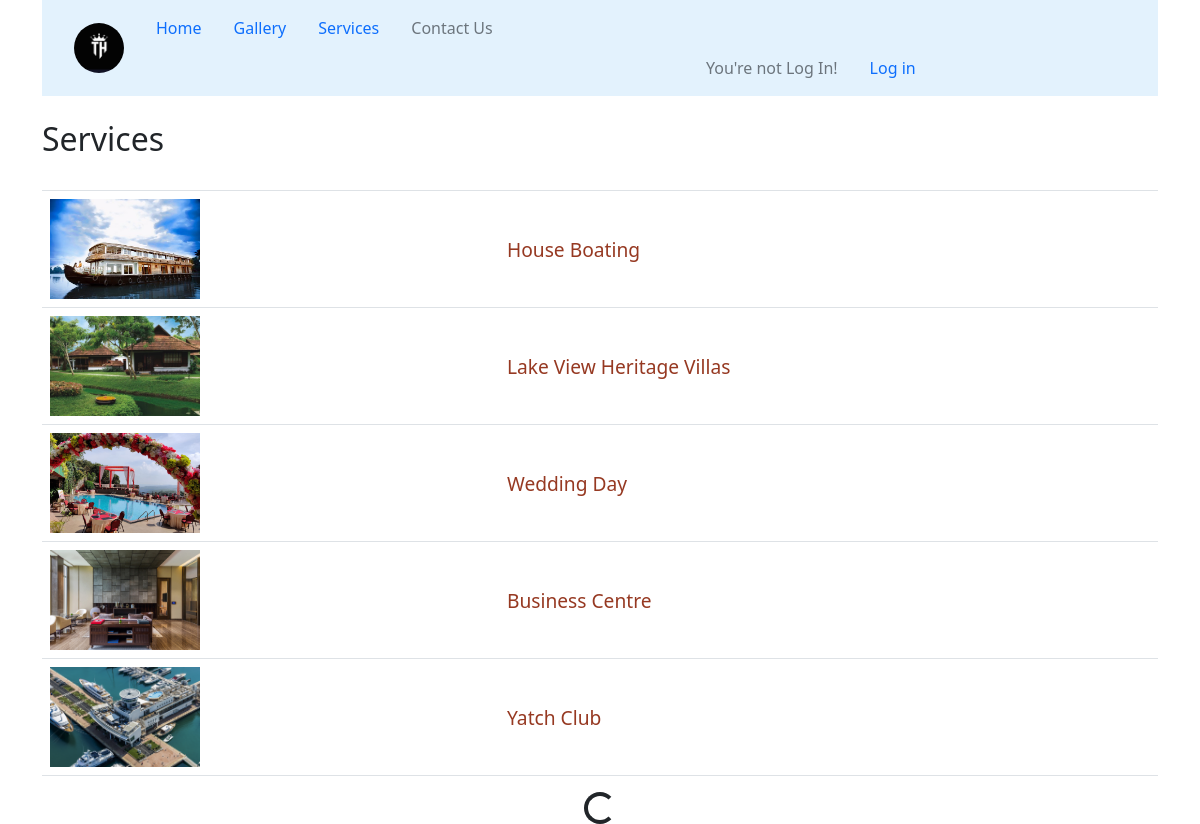
Page /services/endless?page=2 on the earlier database version.
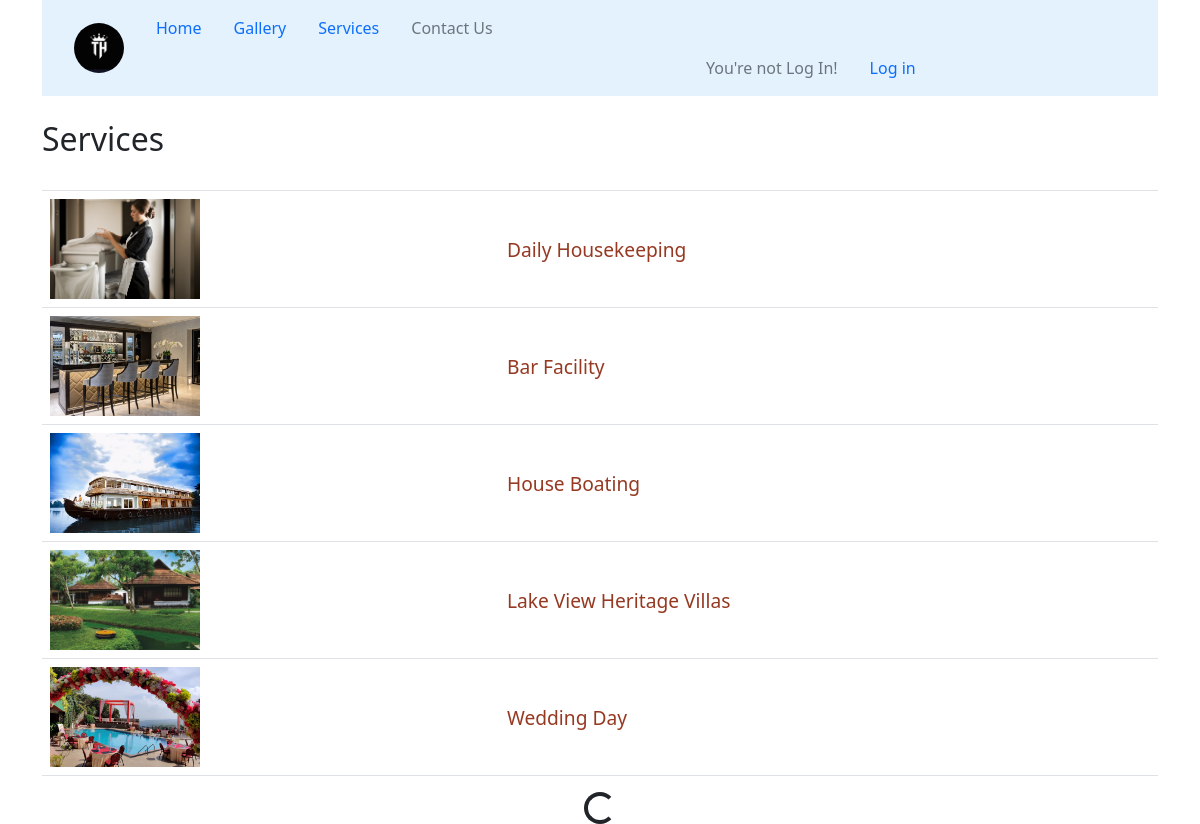
Same page on the later database version.
### Apps/Services/models.py (models this page shows, shortened)
class Services(models.Model):
    name = models.CharField(max_length=40)
    slug = models.SlugField(unique=True, default=name)
    discription = RichTextField(null=True)
    create_time = DateTimeField(blank=True, auto_now_add=True)
    last_used_time = DateTimeField(null=True, blank=True)

class Images(models.Model):
    number = models.ForeignKey(Services, on_delete=models.CASCADE)
    images = models.ImageField(upload_to="service_images", max_length=256)

### Apps/Services/views.py (the view)
# urls.py: path('endless', views.EndlessScroll.as_view(), name='infinity'),
class EndlessScroll(ListView):
    model = Services
    template_name = 'services/endless_service.html'
    context_object_name = 'resort_services'
    paginate_by = 5
    ordering = ['-create_time']

### templates/services/endless_service.html (shortened to what this page needs)
<html>
    <head>
        {% load static %}
        <link rel="stylesheet" href="https://stackpath.bootstrapcdn.com/bootstrap/4.3.1/css/bootstrap.min.css">
        <link rel="stylesheet" type="text/css" href="{% static 'assets/css/bootstrap.min.css' %}">
        <link rel="stylesheet" type="text/css" href="{% static 'mine/css/style.css' %}">
    </head>
    <body>
    <div class="container">
        <nav class="navbar navbar-expand-lg navbar-light" style="background-color: #e3f2fd;">
            <a class="navbar-brand" href="{% url 'Authentication:index' %}"><img class="rounded-circle ms-3" alt="" style="width: 50px;height: 50px;"></a>
            <ul class="nav-bar nav">
                <li class="nav-item">
                    <a class="nav-link" href="{% url 'Authentication:index' %}">Home</a>
                </li>
                    <li class="nav-item">
                        <a class="nav-link" href="{% url 'service:infinity' %}">Gallery</a>
                    </li>
                <li class="nav-item">
                    <a class="nav-link" href="{% url 'service:lists' %}">Services</a>
                </li>
                <li class="nav-item">
                    <a class="nav-link disabled" href="#">Contact Us</a>
                </li>
                {% if user.is_authenticated %}
                <li class="nav-item" style="margin-left:550px;">
                        <a class="nav-link disabled" href="#">Hi {{ user.username | capfirst}}!</a>
                    </li>
                <li class="nav-item" >
                        <a class="nav-link" href="{% url 'logout' %}?next={{ request.get_full_path }}">Log Out</a>
                </li>
                {% else %}
                    <li class="nav-item" style="margin-left:550px;">
                        <a class="nav-link disabled" href="#">You're not Log In!</a>
                    </li>
                    <li class="nav-item" >
                        <a class="nav-link" href="{% url 'login' %}?next={{ request.get_full_path }}">Log in</a>
                    </li>
                {% endif %}
             </ul>
        </nav>
    </div>
    <div class="container">
    <br> <h2>Services</h2> <br>
        <table class="table infinite-container">
            {% if resort_services %}
            {% for list in resort_services %}
            <tr class="infinite-item">
                <td>
                    {% if list.images_set.all %}
                        <img src="{{ list.images_set.first.images.url }}" alt="img" class="list-img">
                    {% else %}
                        <p>No Images available!!</p>
                    {% endif %}
                </td>
                <td class=" align-middle"><a class="elements" href="{% url 'service:data' list.slug %}">{{ list.name }}</a></td>
            </tr>
            {% endfor %}
            {% else %}
            <tr>
                <th> <strong>No Data Available!</strong></th>
            </tr>
            {% endif %}
        </table>
    </div>
                <div class="d-flex justify-content-center" style="display:none;">
                    <div class="spinner-border" role="status">
                    </div>
                </div>
    </body>
</html>

Differences in the rows shown:
no longer on this page (row edited): Services: images_set.first.images (picture), name "Business Centre"
no longer on this page (row edited): Services: images_set.first.images (picture), name "Yatch Club"
now on this page (row edited): Services: images_set.first.images (picture), name "Daily Housekeeping"
now on this page (row edited): Services: images_set.first.images (picture), name "Bar Facility"
